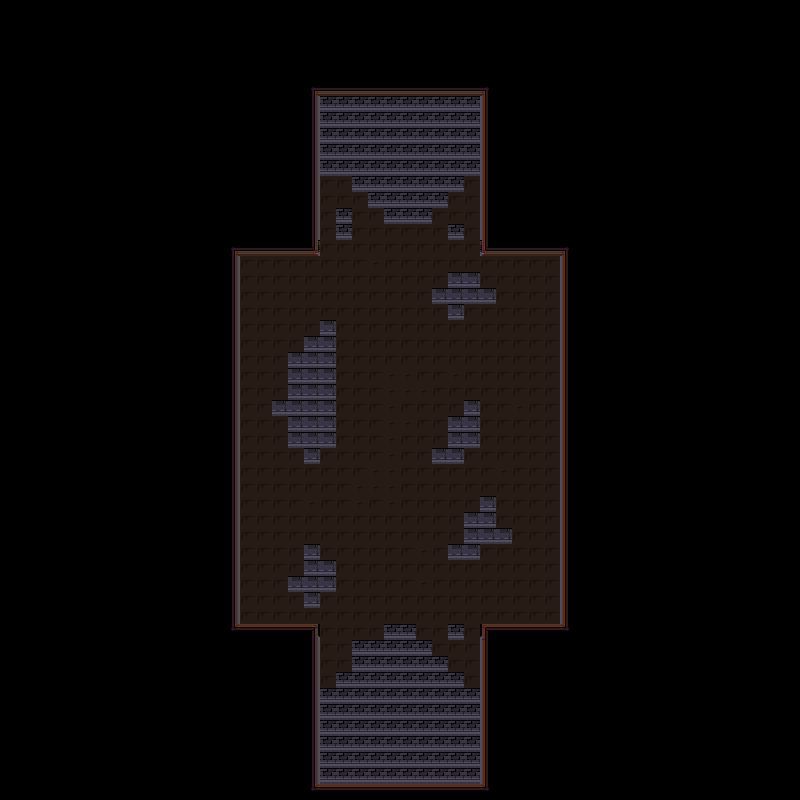

The image is a tile-based game level rendered from a .tmx file. Its description and complete source (layers, tilesets, objects, tile grids) follow:
An orthogonal 50x50 tile map with 16x16 px tiles, 2 tile layers (walls, ground).

<map version="1.10" tiledversion="1.10.2" orientation="orthogonal" renderorder="right-down" width="50" height="50" tilewidth="16" tileheight="16" infinite="0" nextlayerid="5" nextobjectid="1">
 <tileset firstgid="1" name="tilemap" tilewidth="16" tileheight="16" spacing="1" tilecount="900" columns="30">
  <image source="../tiles/tilemap.png" width="512" height="512" />
  <tile id="0">
   <properties>
    <property name="collides" type="bool" value="true" />
   </properties>
  </tile>
  <tile id="1">
   <properties>
    <property name="collides" type="bool" value="true" />
   </properties>
  </tile>
  <tile id="2">
   <properties>
    <property name="collides" type="bool" value="true" />
   </properties>
  </tile>
  <tile id="3">
   <properties>
    <property name="collides" type="bool" value="true" />
   </properties>
  </tile>
  <tile id="4">
   <properties>
    <property name="collides" type="bool" value="true" />
   </properties>
  </tile>
  <tile id="30">
   <properties>
    <property name="collides" type="bool" value="true" />
   </properties>
  </tile>
  <tile id="31">
   <properties>
    <property name="collides" type="bool" value="true" />
   </properties>
  </tile>
  <tile id="32">
   <properties>
    <property name="collides" type="bool" value="true" />
   </properties>
  </tile>
  <tile id="33">
   <properties>
    <property name="collides" type="bool" value="true" />
   </properties>
  </tile>
  <tile id="34">
   <properties>
    <property name="collides" type="bool" value="true" />
   </properties>
  </tile>
  <tile id="60">
   <properties>
    <property name="collides" type="bool" value="true" />
   </properties>
  </tile>
  <tile id="61">
   <properties>
    <property name="collides" type="bool" value="true" />
   </properties>
  </tile>
  <tile id="62">
   <properties>
    <property name="collides" type="bool" value="true" />
   </properties>
  </tile>
  <tile id="63">
   <properties>
    <property name="collides" type="bool" value="true" />
   </properties>
  </tile>
  <tile id="64">
   <properties>
    <property name="collides" type="bool" value="true" />
   </properties>
  </tile>
  <tile id="90">
   <properties>
    <property name="collides" type="bool" value="true" />
   </properties>
  </tile>
  <tile id="91">
   <properties>
    <property name="collides" type="bool" value="true" />
   </properties>
  </tile>
  <tile id="92">
   <properties>
    <property name="collides" type="bool" value="true" />
   </properties>
  </tile>
  <tile id="93">
   <properties>
    <property name="collides" type="bool" value="true" />
   </properties>
  </tile>
  <tile id="94">
   <properties>
    <property name="collides" type="bool" value="true" />
   </properties>
  </tile>
  <tile id="120">
   <properties>
    <property name="collides" type="bool" value="true" />
   </properties>
  </tile>
  <tile id="121">
   <properties>
    <property name="collides" type="bool" value="true" />
   </properties>
  </tile>
  <tile id="122">
   <properties>
    <property name="collides" type="bool" value="true" />
   </properties>
  </tile>
  <tile id="123">
   <properties>
    <property name="collides" type="bool" value="true" />
   </properties>
  </tile>
  <tile id="124">
   <properties>
    <property name="collides" type="bool" value="true" />
   </properties>
  </tile>
  <tile id="150">
   <properties>
    <property name="collides" type="bool" value="true" />
   </properties>
  </tile>
  <tile id="151">
   <properties>
    <property name="collides" type="bool" value="true" />
   </properties>
  </tile>
  <tile id="152">
   <properties>
    <property name="collides" type="bool" value="true" />
   </properties>
  </tile>
  <tile id="153">
   <properties>
    <property name="collides" type="bool" value="true" />
   </properties>
  </tile>
  <tile id="154">
   <properties>
    <property name="collides" type="bool" value="true" />
   </properties>
  </tile>
  <tile id="180">
   <properties>
    <property name="collides" type="bool" value="true" />
   </properties>
  </tile>
  <tile id="181">
   <properties>
    <property name="collides" type="bool" value="true" />
   </properties>
  </tile>
  <tile id="182">
   <properties>
    <property name="collides" type="bool" value="true" />
   </properties>
  </tile>
  <tile id="183">
   <properties>
    <property name="collides" type="bool" value="true" />
   </properties>
  </tile>
  <tile id="184">
   <properties>
    <property name="collides" type="bool" value="true" />
   </properties>
  </tile>
  <tile id="210">
   <properties>
    <property name="collides" type="bool" value="true" />
   </properties>
  </tile>
  <tile id="211">
   <properties>
    <property name="collides" type="bool" value="true" />
   </properties>
  </tile>
  <tile id="212">
   <properties>
    <property name="collides" type="bool" value="true" />
   </properties>
  </tile>
  <tile id="213">
   <properties>
    <property name="collides" type="bool" value="true" />
   </properties>
  </tile>
  <tile id="214">
   <properties>
    <property name="collides" type="bool" value="true" />
   </properties>
  </tile>
  <tile id="240">
   <properties>
    <property name="collides" type="bool" value="true" />
   </properties>
  </tile>
  <tile id="241">
   <properties>
    <property name="collides" type="bool" value="true" />
   </properties>
  </tile>
  <tile id="242">
   <properties>
    <property name="collides" type="bool" value="true" />
   </properties>
  </tile>
  <tile id="243">
   <properties>
    <property name="collides" type="bool" value="true" />
   </properties>
  </tile>
  <tile id="244">
   <properties>
    <property name="collides" type="bool" value="true" />
   </properties>
  </tile>
  <tile id="270">
   <properties>
    <property name="collides" type="bool" value="true" />
   </properties>
  </tile>
  <tile id="271">
   <properties>
    <property name="collides" type="bool" value="true" />
   </properties>
  </tile>
  <tile id="272">
   <properties>
    <property name="collides" type="bool" value="true" />
   </properties>
  </tile>
  <tile id="273">
   <properties>
    <property name="collides" type="bool" value="true" />
   </properties>
  </tile>
  <tile id="274">
   <properties>
    <property name="collides" type="bool" value="true" />
   </properties>
  </tile>
  <tile id="300">
   <properties>
    <property name="collides" type="bool" value="true" />
   </properties>
  </tile>
  <tile id="301">
   <properties>
    <property name="collides" type="bool" value="true" />
   </properties>
  </tile>
  <tile id="302">
   <properties>
    <property name="collides" type="bool" value="true" />
   </properties>
  </tile>
  <tile id="303">
   <properties>
    <property name="collides" type="bool" value="true" />
   </properties>
  </tile>
  <tile id="304">
   <properties>
    <property name="collides" type="bool" value="true" />
   </properties>
  </tile>
  <tile id="330">
   <properties>
    <property name="collides" type="bool" value="true" />
   </properties>
  </tile>
  <tile id="331">
   <properties>
    <property name="collides" type="bool" value="true" />
   </properties>
  </tile>
  <tile id="332">
   <properties>
    <property name="collides" type="bool" value="true" />
   </properties>
  </tile>
  <tile id="333">
   <properties>
    <property name="collides" type="bool" value="true" />
   </properties>
  </tile>
  <tile id="334">
   <properties>
    <property name="collides" type="bool" value="true" />
   </properties>
  </tile>
  <tile id="360">
   <properties>
    <property name="collides" type="bool" value="true" />
   </properties>
  </tile>
  <tile id="361">
   <properties>
    <property name="collides" type="bool" value="true" />
   </properties>
  </tile>
  <tile id="362">
   <properties>
    <property name="collides" type="bool" value="true" />
   </properties>
  </tile>
  <tile id="363">
   <properties>
    <property name="collides" type="bool" value="true" />
   </properties>
  </tile>
  <tile id="364">
   <properties>
    <property name="collides" type="bool" value="true" />
   </properties>
  </tile>
 </tileset>
 <layer id="1" name="walls" width="50" height="50">
  <data encoding="csv">
0,0,0,0,0,0,0,0,0,0,0,0,0,0,0,0,0,0,0,0,0,0,0,0,0,0,0,0,0,0,0,0,0,0,0,0,0,0,0,0,0,0,0,0,0,0,0,0,0,0,
0,0,0,0,0,0,0,0,0,0,0,0,0,0,0,0,0,0,0,0,0,0,0,0,0,0,0,0,0,0,0,0,0,0,0,0,0,0,0,0,0,0,0,0,0,0,0,0,0,0,
0,0,0,0,0,0,0,0,0,0,0,0,0,0,0,0,0,0,0,0,0,0,0,0,0,0,0,0,0,0,0,0,0,0,0,0,0,0,0,0,0,0,0,0,0,0,0,0,0,0,
0,0,0,0,0,0,0,0,0,0,0,0,0,0,0,0,0,0,0,0,0,0,0,0,0,0,0,0,0,0,0,0,0,0,0,0,0,0,0,0,0,0,0,0,0,0,0,0,0,0,
0,0,0,0,0,0,0,0,0,0,0,0,0,0,0,0,0,0,0,0,0,0,0,0,0,0,0,0,0,0,0,0,0,0,0,0,0,0,0,0,0,0,0,0,0,0,0,0,0,0,
0,0,0,0,0,0,0,0,0,0,0,0,0,0,0,0,0,0,0,274,303,303,303,303,303,303,303,303,303,303,272,0,0,0,0,0,0,0,0,0,0,0,0,0,0,0,0,0,0,0,
0,0,0,0,0,0,0,0,0,0,0,0,0,0,0,0,0,0,0,245,0,0,0,0,0,0,0,0,0,0,241,0,0,0,0,0,0,0,0,0,0,0,0,0,0,0,0,0,0,0,
0,0,0,0,0,0,0,0,0,0,0,0,0,0,0,0,0,0,0,245,0,0,0,0,0,0,0,0,0,0,241,0,0,0,0,0,0,0,0,0,0,0,0,0,0,0,0,0,0,0,
0,0,0,0,0,0,0,0,0,0,0,0,0,0,0,0,0,0,0,245,0,0,0,0,0,0,0,0,0,0,241,0,0,0,0,0,0,0,0,0,0,0,0,0,0,0,0,0,0,0,
0,0,0,0,0,0,0,0,0,0,0,0,0,0,0,0,0,0,0,245,0,0,0,0,0,0,0,0,0,0,241,0,0,0,0,0,0,0,0,0,0,0,0,0,0,0,0,0,0,0,
0,0,0,0,0,0,0,0,0,0,0,0,0,0,0,0,0,0,0,245,0,0,0,0,0,0,0,0,0,0,241,0,0,0,0,0,0,0,0,0,0,0,0,0,0,0,0,0,0,0,
0,0,0,0,0,0,0,0,0,0,0,0,0,0,0,0,0,0,0,245,0,0,0,0,0,0,0,0,0,0,241,0,0,0,0,0,0,0,0,0,0,0,0,0,0,0,0,0,0,0,
0,0,0,0,0,0,0,0,0,0,0,0,0,0,0,0,0,0,0,245,0,0,0,0,0,0,0,0,0,0,241,0,0,0,0,0,0,0,0,0,0,0,0,0,0,0,0,0,0,0,
0,0,0,0,0,0,0,0,0,0,0,0,0,0,0,0,0,0,0,245,0,0,0,0,0,0,0,0,0,0,241,0,0,0,0,0,0,0,0,0,0,0,0,0,0,0,0,0,0,0,
0,0,0,0,0,0,0,0,0,0,0,0,0,0,128,0,0,0,0,245,0,0,0,0,0,0,0,0,0,0,241,0,0,0,0,0,0,0,0,0,0,0,0,0,0,0,0,0,0,0,
0,0,0,0,0,0,0,0,0,0,0,0,0,0,274,303,303,303,303,365,0,0,0,0,0,0,0,0,0,0,361,303,303,303,303,272,0,0,0,0,0,0,0,0,0,0,0,0,0,0,
0,0,0,0,0,0,0,0,0,0,0,0,0,0,245,0,0,0,0,0,0,0,0,0,0,0,0,0,0,0,0,0,0,0,0,241,0,0,0,0,0,0,0,0,0,0,0,0,0,0,
0,0,0,0,0,0,0,0,0,0,0,0,0,0,245,0,0,0,0,0,0,0,0,0,0,0,0,0,0,0,0,0,0,0,0,241,0,0,0,0,0,0,0,0,0,0,0,0,0,0,
0,0,0,0,0,0,0,0,0,0,0,0,0,0,245,0,0,0,0,0,0,0,0,0,0,0,0,0,0,0,0,0,0,0,0,241,0,0,0,0,0,0,0,0,0,0,0,0,0,0,
0,0,0,0,0,0,0,0,0,0,0,0,0,0,245,0,0,0,0,0,0,0,0,0,0,0,0,0,0,0,0,0,0,0,0,241,0,0,0,0,0,0,0,0,0,0,0,0,0,0,
0,0,0,0,0,0,0,0,0,0,0,0,0,0,245,0,0,0,0,0,0,0,0,0,0,0,0,0,0,0,0,0,0,0,0,241,0,0,0,0,0,0,0,0,0,0,0,0,0,0,
0,0,0,0,0,0,0,0,0,0,0,0,0,0,245,0,0,0,0,0,0,0,0,0,0,0,0,0,0,0,0,0,0,0,0,241,0,0,0,0,0,0,0,0,0,0,0,0,0,0,
0,0,0,0,0,0,0,0,0,0,0,0,0,0,245,0,0,0,0,0,0,0,0,0,0,0,0,0,0,0,0,0,0,0,0,241,0,0,0,0,0,0,0,0,0,0,0,0,0,0,
0,0,0,0,0,0,0,0,0,0,0,0,0,0,245,0,0,0,0,0,0,0,0,0,0,0,0,0,0,0,0,0,0,0,0,241,0,0,0,0,0,0,0,0,0,0,0,0,0,0,
0,0,0,0,0,0,0,0,0,0,0,0,0,0,245,0,0,0,0,0,0,0,0,0,0,0,0,0,0,0,0,0,0,0,0,241,0,0,0,0,0,0,0,0,0,0,0,0,0,0,
0,0,0,0,0,0,0,0,0,0,0,0,0,0,245,0,0,0,0,0,0,0,0,0,0,0,0,0,0,0,0,0,0,0,0,241,0,0,0,0,0,0,0,0,0,0,0,0,0,0,
0,0,0,0,0,0,0,0,0,0,0,0,0,0,245,0,0,0,0,0,0,0,0,0,0,0,0,0,0,0,0,0,0,0,0,241,0,0,0,0,0,0,0,0,0,0,0,0,0,0,
0,0,0,0,0,0,0,0,0,0,0,0,0,0,245,0,0,0,0,0,0,0,0,0,0,0,0,0,0,0,0,0,0,0,0,241,0,0,0,0,0,0,0,0,0,0,0,0,0,0,
0,0,0,0,0,0,0,0,0,0,0,0,0,0,245,0,0,0,0,0,0,0,0,0,0,0,0,0,0,0,0,0,0,0,0,241,0,0,0,0,0,0,0,0,0,0,0,0,0,0,
0,0,0,0,0,0,0,0,0,0,0,0,0,0,245,0,0,0,0,0,0,0,0,0,0,0,0,0,0,0,0,0,0,0,0,241,0,0,0,0,0,0,0,0,0,0,0,0,0,0,
0,0,0,0,0,0,0,0,0,0,0,0,0,0,245,0,0,0,0,0,0,0,0,0,0,0,0,0,0,0,0,0,0,0,0,241,0,0,0,0,0,0,0,0,0,0,0,0,0,0,
0,0,0,0,0,0,0,0,0,0,0,0,0,0,245,0,0,0,0,0,0,0,0,0,0,0,0,0,0,0,0,0,0,0,0,241,0,0,0,0,0,0,0,0,0,0,0,0,0,0,
0,0,0,0,0,0,0,0,0,0,0,0,0,0,245,0,0,0,0,0,0,0,0,0,0,0,0,0,0,0,0,0,0,0,0,241,0,0,0,0,0,0,0,0,0,0,0,0,0,0,
0,0,0,0,0,0,0,0,0,0,0,0,0,0,245,0,0,0,0,0,0,0,0,0,0,0,0,0,0,0,0,0,0,0,0,241,0,0,0,0,0,0,0,0,0,0,0,0,0,0,
0,0,0,0,0,0,0,0,0,0,0,0,0,0,245,0,0,0,0,0,0,0,0,0,0,0,0,0,0,0,0,0,0,0,0,241,0,0,0,0,0,0,0,0,0,0,0,0,0,0,
0,0,0,0,0,0,0,0,0,0,0,0,0,0,245,0,0,0,0,0,0,0,0,0,0,0,0,0,0,0,0,0,0,0,0,241,0,0,0,0,0,0,0,0,0,0,0,0,0,0,
0,0,0,0,0,0,0,0,0,0,0,0,0,0,245,0,0,0,0,0,0,0,0,0,0,0,0,0,0,0,0,0,0,0,0,241,0,0,0,0,0,0,0,0,0,0,0,0,0,0,
0,0,0,0,0,0,0,0,0,0,0,0,0,0,245,0,0,0,0,0,0,0,0,0,0,0,0,0,0,0,0,0,0,0,0,241,0,0,0,0,0,0,0,0,0,0,0,0,0,0,
0,0,0,0,0,0,0,0,0,0,0,0,0,0,245,0,0,0,0,0,0,0,0,0,0,0,0,0,0,0,0,0,0,0,0,241,0,0,0,0,0,0,0,0,0,0,0,0,0,0,
0,0,0,0,0,0,0,0,0,0,0,0,0,0,214,183,183,183,183,215,0,0,0,0,0,0,0,0,0,0,182,183,183,183,183,212,0,0,0,0,0,0,0,0,0,0,0,0,0,0,
0,0,0,0,0,0,0,0,0,0,0,0,0,0,0,0,0,0,0,245,0,0,0,0,0,0,0,0,0,0,241,0,0,0,0,0,0,0,0,0,0,0,0,0,0,0,0,0,0,0,
0,0,0,0,0,0,0,0,0,0,0,0,0,0,0,0,0,0,0,245,0,0,0,0,0,0,0,0,0,0,241,0,0,0,0,0,0,0,0,0,0,0,0,0,0,0,0,0,0,0,
0,0,0,0,0,0,0,0,0,0,0,0,0,0,0,0,0,0,0,245,0,0,0,0,0,0,0,0,0,0,241,0,0,0,0,0,0,0,0,0,0,0,0,0,0,0,0,0,0,0,
0,0,0,0,0,0,0,0,0,0,0,0,0,0,0,0,0,0,0,245,0,0,0,0,0,0,0,0,0,0,241,0,0,0,0,0,0,0,0,0,0,0,0,0,0,0,0,0,0,0,
0,0,0,0,0,0,0,0,0,0,0,0,0,0,0,0,0,0,0,245,0,0,0,0,0,0,0,0,0,0,241,0,0,0,0,0,0,0,0,0,0,0,0,0,0,0,0,0,0,0,
0,0,0,0,0,0,0,0,0,0,0,0,0,0,0,0,0,0,0,245,0,0,0,0,0,0,0,0,0,0,241,0,0,0,0,0,0,0,0,0,0,0,0,0,0,0,0,0,0,0,
0,0,0,0,0,0,0,0,0,0,0,0,0,0,0,0,0,0,0,245,0,0,0,0,0,0,0,0,0,0,241,0,0,0,0,0,0,0,0,0,0,0,0,0,0,0,0,0,0,0,
0,0,0,0,0,0,0,0,0,0,0,0,0,0,0,0,0,0,0,245,0,0,0,0,0,0,0,0,0,0,241,0,0,0,0,0,0,0,0,0,0,0,0,0,0,0,0,0,0,0,
0,0,0,0,0,0,0,0,0,0,0,0,0,0,0,0,0,0,0,245,0,0,0,0,0,0,0,0,0,0,241,0,0,0,0,0,0,0,0,0,0,0,0,0,0,0,0,0,0,0,
0,0,0,0,0,0,0,0,0,0,0,0,0,0,0,98,98,98,98,214,183,183,183,183,183,183,183,183,183,183,212,98,98,98,98,128,0,0,0,0,0,0,0,0,0,0,0,0,0,0
</data>
 </layer>
 <layer id="3" name="ground" width="50" height="50">
  <data encoding="csv">
0,0,0,0,0,0,0,0,0,0,0,0,0,0,0,0,0,0,0,0,0,0,0,0,0,0,0,0,0,0,0,0,0,0,0,0,0,0,0,0,0,0,0,0,0,0,0,0,0,0,
0,0,0,0,0,0,0,0,0,0,0,0,0,0,0,0,0,0,0,0,0,0,0,0,0,0,0,0,0,0,0,0,0,0,0,0,0,0,0,0,0,0,0,0,0,0,0,0,0,0,
0,0,0,0,0,0,0,0,0,0,0,0,0,0,0,0,0,0,0,0,0,0,0,0,0,0,0,0,0,0,0,0,0,0,0,0,0,0,0,0,0,0,0,0,0,0,0,0,0,0,
0,0,0,0,0,0,0,0,0,0,0,0,0,0,0,0,0,0,0,0,0,0,0,0,0,0,0,0,0,0,0,0,0,0,0,0,0,0,0,0,0,0,0,0,0,0,0,0,0,0,
0,0,0,0,0,0,0,0,0,0,0,0,0,0,0,0,0,0,0,0,0,0,0,0,0,0,0,0,0,0,0,0,0,0,0,0,0,0,0,0,0,0,0,0,0,0,0,0,0,0,
0,0,0,0,0,0,0,0,0,0,0,0,0,0,0,0,0,0,0,0,0,0,0,0,0,0,0,0,0,0,0,0,0,0,0,0,0,0,0,0,0,0,0,0,0,0,0,0,0,0,
0,0,0,0,0,0,0,0,0,0,0,0,0,0,0,0,0,0,0,0,254,254,254,254,254,254,254,254,254,254,0,0,0,0,0,0,0,0,0,0,0,0,0,0,0,0,0,0,0,0,
0,0,0,0,0,0,0,0,0,0,0,0,0,0,0,0,0,0,0,0,254,254,254,254,254,254,254,254,254,254,0,0,0,0,0,0,0,0,0,0,0,0,0,0,0,0,0,0,0,0,
0,0,0,0,0,0,0,0,0,0,0,0,0,0,0,0,0,0,0,0,254,254,254,254,254,254,254,254,254,254,0,0,0,0,0,0,0,0,0,0,0,0,0,0,0,0,0,0,0,0,
0,0,0,0,0,0,0,0,0,0,0,0,0,0,0,0,0,0,0,0,254,254,254,254,254,254,254,254,254,254,0,0,0,0,0,0,0,0,0,0,0,0,0,0,0,0,0,0,0,0,
0,0,0,0,0,0,0,0,0,0,0,0,0,0,0,0,0,0,0,0,254,254,254,254,254,254,254,254,254,254,0,0,0,0,0,0,0,0,0,0,0,0,0,0,0,0,0,0,0,0,
0,0,0,0,0,0,0,0,0,0,0,0,0,0,0,0,0,0,0,0,520,520,254,254,254,254,254,254,254,520,0,0,0,0,0,0,0,0,0,0,0,0,0,0,0,0,0,0,0,0,
0,0,0,0,0,0,0,0,0,0,0,0,0,0,0,0,0,0,0,0,520,520,520,254,254,254,254,254,520,520,0,0,0,0,0,0,0,0,0,0,0,0,0,0,0,0,0,0,0,0,
0,0,0,0,0,0,0,0,0,0,0,0,0,0,0,0,0,0,0,0,520,254,520,520,254,254,254,520,520,520,0,0,0,0,0,0,0,0,0,0,0,0,0,0,0,0,0,0,0,0,
0,0,0,0,0,0,0,0,0,0,0,0,0,0,0,0,0,0,0,0,520,254,520,520,520,520,520,520,254,520,0,0,0,0,0,0,0,0,0,0,0,0,0,0,0,0,0,0,0,0,
0,0,0,0,0,0,0,0,0,0,0,0,0,0,0,0,0,0,0,0,520,520,520,520,520,520,520,520,520,520,0,0,0,0,0,0,0,0,0,0,0,0,0,0,0,0,0,0,0,0,
0,0,0,0,0,0,0,0,0,0,0,0,0,0,0,520,520,520,520,520,520,520,520,403,520,520,520,520,520,520,520,520,520,520,520,0,0,0,0,0,0,0,0,0,0,0,0,0,0,0,
0,0,0,0,0,0,0,0,0,0,0,0,0,0,0,520,520,520,520,520,520,520,520,520,520,520,520,520,221,221,520,520,520,520,520,0,0,0,0,0,0,0,0,0,0,0,0,0,0,0,
0,0,0,0,0,0,0,0,0,0,0,0,0,0,0,520,520,520,520,520,520,520,520,520,520,520,520,221,221,221,221,520,520,520,520,0,0,0,0,0,0,0,0,0,0,0,0,0,0,0,
0,0,0,0,0,0,0,0,0,0,0,0,0,0,0,520,520,520,520,520,520,520,520,520,520,520,520,520,221,520,520,520,520,520,520,0,0,0,0,0,0,0,0,0,0,0,0,0,0,0,
0,0,0,0,0,0,0,0,0,0,0,0,0,0,0,520,520,520,520,520,221,520,520,520,520,520,520,520,520,520,520,520,520,520,520,0,0,0,0,0,0,0,0,0,0,0,0,0,0,0,
0,0,0,0,0,0,0,0,0,0,0,0,0,0,0,520,520,520,520,221,221,520,520,520,520,520,520,520,520,520,520,520,520,520,520,0,0,0,0,0,0,0,0,0,0,0,0,0,0,0,
0,0,0,0,0,0,0,0,0,0,0,0,0,0,0,520,520,520,221,221,221,520,520,520,520,520,520,520,520,520,520,520,520,520,520,0,0,0,0,0,0,0,0,0,0,0,0,0,0,0,
0,0,0,0,0,0,0,0,0,0,0,0,0,0,0,520,520,520,221,221,221,520,520,520,403,403,520,520,403,520,520,520,520,520,520,0,0,0,0,0,0,0,0,0,0,0,0,0,0,0,
0,0,0,0,0,0,0,0,0,0,0,0,0,0,0,520,520,520,221,221,221,520,520,520,403,403,403,520,520,520,520,520,520,520,520,0,0,0,0,0,0,0,0,0,0,0,0,0,0,0,
0,0,0,0,0,0,0,0,0,0,0,0,0,0,0,520,520,221,221,221,221,520,520,520,403,520,520,520,520,221,520,520,403,520,520,0,0,0,0,0,0,0,0,0,0,0,0,0,0,0,
0,0,0,0,0,0,0,0,0,0,0,0,0,0,0,520,520,520,221,221,221,520,520,520,403,403,520,520,221,221,520,520,520,520,520,0,0,0,0,0,0,0,0,0,0,0,0,0,0,0,
0,0,0,0,0,0,0,0,0,0,0,0,0,0,0,520,520,520,221,221,221,520,520,520,403,520,520,520,221,221,520,520,520,520,520,0,0,0,0,0,0,0,0,0,0,0,0,0,0,0,
0,0,0,0,0,0,0,0,0,0,0,0,0,0,0,520,520,520,520,221,520,520,520,520,403,520,520,221,221,520,520,520,520,520,520,0,0,0,0,0,0,0,0,0,0,0,0,0,0,0,
0,0,0,0,0,0,0,0,0,0,0,0,0,0,0,520,520,520,520,520,520,520,520,403,403,520,520,520,520,520,520,403,520,520,520,0,0,0,0,0,0,0,0,0,0,0,0,0,0,0,
0,0,0,0,0,0,0,0,0,0,0,0,0,0,0,520,520,520,520,520,520,520,403,403,403,520,520,520,520,520,520,520,520,520,520,0,0,0,0,0,0,0,0,0,0,0,0,0,0,0,
0,0,0,0,0,0,0,0,0,0,0,0,0,0,0,520,520,520,520,403,520,520,403,520,403,520,520,520,520,520,221,520,520,520,520,0,0,0,0,0,0,0,0,0,0,0,0,0,0,0,
0,0,0,0,0,0,0,0,0,0,0,0,0,0,0,520,520,520,520,520,520,520,520,520,520,520,520,520,520,221,221,520,520,520,520,0,0,0,0,0,0,0,0,0,0,0,0,0,0,0,
0,0,0,0,0,0,0,0,0,0,0,0,0,0,0,520,520,520,520,520,520,520,520,520,520,520,520,520,520,221,221,221,520,520,520,0,0,0,0,0,0,0,0,0,0,0,0,0,0,0,
0,0,0,0,0,0,0,0,0,0,0,0,0,0,0,520,520,520,520,221,520,520,520,520,520,520,403,520,221,221,520,520,520,520,520,0,0,0,0,0,0,0,0,0,0,0,0,0,0,0,
0,0,0,0,0,0,0,0,0,0,0,0,0,0,0,520,520,520,520,221,221,520,520,520,520,520,520,520,520,520,520,520,520,520,520,0,0,0,0,0,0,0,0,0,0,0,0,0,0,0,
0,0,0,0,0,0,0,0,0,0,0,0,0,0,0,520,520,520,221,221,221,520,520,520,520,520,403,520,520,520,520,520,520,520,520,0,0,0,0,0,0,0,0,0,0,0,0,0,0,0,
0,0,0,0,0,0,0,0,0,0,0,0,0,0,0,520,520,520,520,221,520,520,520,520,520,520,520,520,520,520,520,520,520,520,520,0,0,0,0,0,0,0,0,0,0,0,0,0,0,0,
0,0,0,0,0,0,0,0,0,0,0,0,0,0,0,520,520,520,520,520,520,520,520,520,520,520,520,520,520,520,520,520,520,520,520,0,0,0,0,0,0,0,0,0,0,0,0,0,0,0,
0,0,0,0,0,0,0,0,0,0,0,0,0,0,0,0,0,0,0,0,520,520,520,520,254,254,520,520,254,520,0,0,0,0,0,0,0,0,0,0,0,0,0,0,0,0,0,0,0,0,
0,0,0,0,0,0,0,0,0,0,0,0,0,0,0,0,0,0,0,0,520,520,254,254,254,254,254,520,520,520,0,0,0,0,0,0,0,0,0,0,0,0,0,0,0,0,0,0,0,0,
0,0,0,0,0,0,0,0,0,0,0,0,0,0,0,0,0,0,0,0,520,520,254,254,254,254,254,254,520,520,0,0,0,0,0,0,0,0,0,0,0,0,0,0,0,0,0,0,0,0,
0,0,0,0,0,0,0,0,0,0,0,0,0,0,0,0,0,0,0,0,520,254,254,254,254,254,254,254,254,520,0,0,0,0,0,0,0,0,0,0,0,0,0,0,0,0,0,0,0,0,
0,0,0,0,0,0,0,0,0,0,0,0,0,0,0,0,0,0,0,0,254,254,254,254,254,254,254,254,254,254,0,0,0,0,0,0,0,0,0,0,0,0,0,0,0,0,0,0,0,0,
0,0,0,0,0,0,0,0,0,0,0,0,0,0,0,0,0,0,0,0,254,254,254,254,254,254,254,254,254,254,0,0,0,0,0,0,0,0,0,0,0,0,0,0,0,0,0,0,0,0,
0,0,0,0,0,0,0,0,0,0,0,0,0,0,0,0,0,0,0,0,254,254,254,254,254,254,254,254,254,254,0,0,0,0,0,0,0,0,0,0,0,0,0,0,0,0,0,0,0,0,
0,0,0,0,0,0,0,0,0,0,0,0,0,0,0,0,0,0,0,0,254,254,254,254,254,254,254,254,254,254,0,0,0,0,0,0,0,0,0,0,0,0,0,0,0,0,0,0,0,0,
0,0,0,0,0,0,0,0,0,0,0,0,0,0,0,0,0,0,0,0,254,254,254,254,254,254,254,254,254,254,0,0,0,0,0,0,0,0,0,0,0,0,0,0,0,0,0,0,0,0,
0,0,0,0,0,0,0,0,0,0,0,0,0,0,0,0,0,0,0,0,254,254,254,254,254,254,254,254,254,254,0,0,0,0,0,0,0,0,0,0,0,0,0,0,0,0,0,0,0,0,
0,0,0,0,0,0,0,0,0,0,0,0,0,0,0,0,0,0,0,0,0,0,0,0,0,0,0,0,0,0,0,0,0,0,0,0,0,0,0,0,0,0,0,0,0,0,0,0,0,0
</data>
 </layer>
</map>
